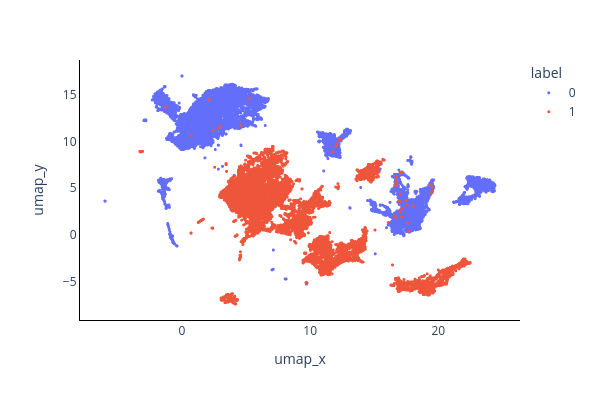

The notebook cell this image was saved under:
### Code cell
scatterPlot2D(data  = supervised_efficiency_embedding, 
              x     = f'umap_x', 
              y     = f'umap_y', 
              color = 'label')

### Figure 1 — Plotly figure (JSON) as saved in the notebook; plotly's stock layout.template omitted (floating-point values rounded to 4 significant figures; data arrays with more than 128 entries replaced by an {"elided": "..."} marker saying what was removed)
{"data": [{"hovertemplate": "label=0<br>umap_x=%{x}<br>umap_y=%{y}<extra></extra>", "legendgroup": "0", "marker": {"color": "#636efa", "size": 3, "symbol": "circle"}, "mode": "markers", "name": "0", "showlegend": true, "type": "scattergl", "x": {"elided": "14511 float values"}, "xaxis": "x", "y": {"elided": "14511 float values"}, "yaxis": "y"}, {"hovertemplate": "label=1<br>umap_x=%{x}<br>umap_y=%{y}<extra></extra>", "legendgroup": "1", "marker": {"color": "#EF553B", "size": 3, "symbol": "circle"}, "mode": "markers", "name": "1", "showlegend": true, "type": "scattergl", "x": {"elided": "14496 float values"}, "xaxis": "x", "y": {"elided": "14496 float values"}, "yaxis": "y"}], "layout": {"height": 400, "legend": {"title": {"text": "label"}, "tracegroupgap": 0}, "margin": {"t": 60}, "paper_bgcolor": "rgba(255, 255, 255, 1)", "plot_bgcolor": "rgba(255, 255, 255, 1)", "width": 600, "xaxis": {"anchor": "y", "domain": [0, 1], "linecolor": "black", "showgrid": false, "showline": true, "title": {"text": "umap_x"}, "zeroline": false}, "yaxis": {"anchor": "x", "domain": [0, 1], "linecolor": "black", "showgrid": false, "showline": true, "title": {"text": "umap_y"}, "zeroline": false}}}
